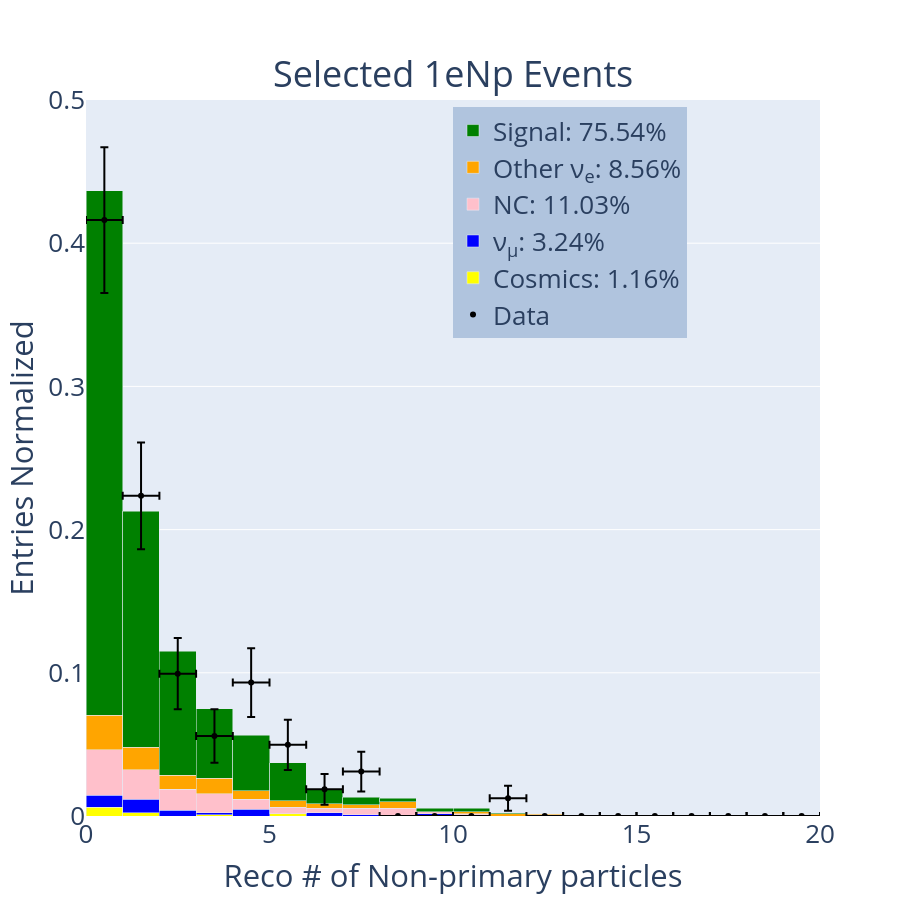
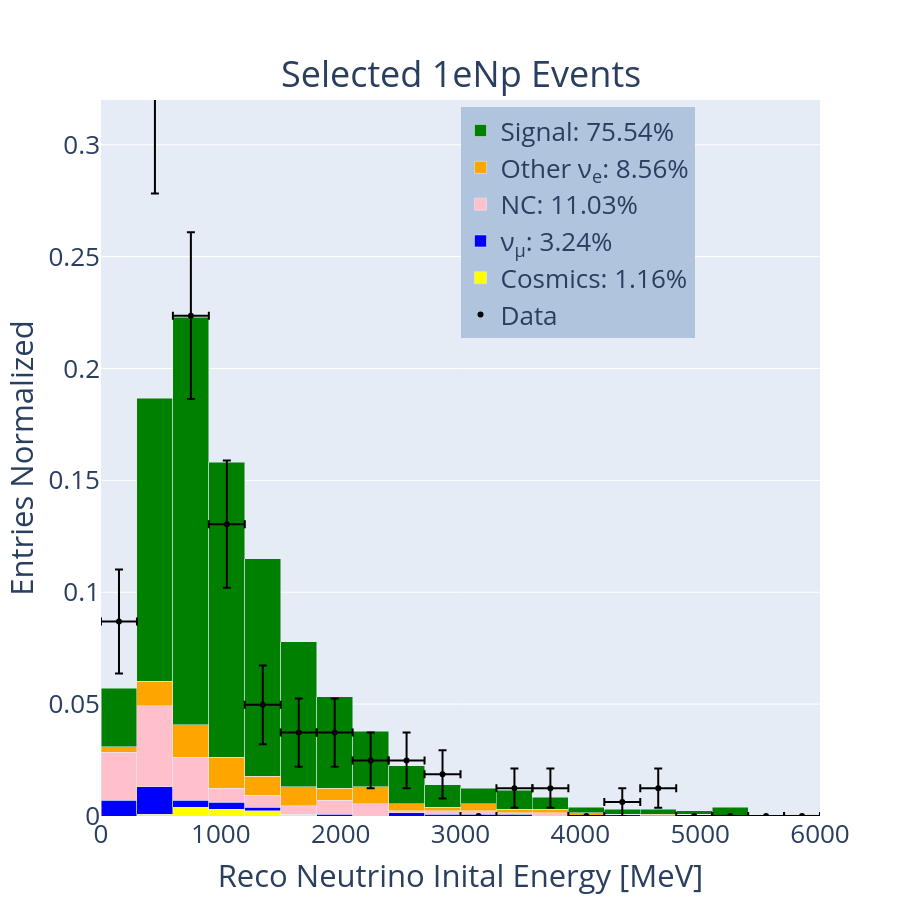
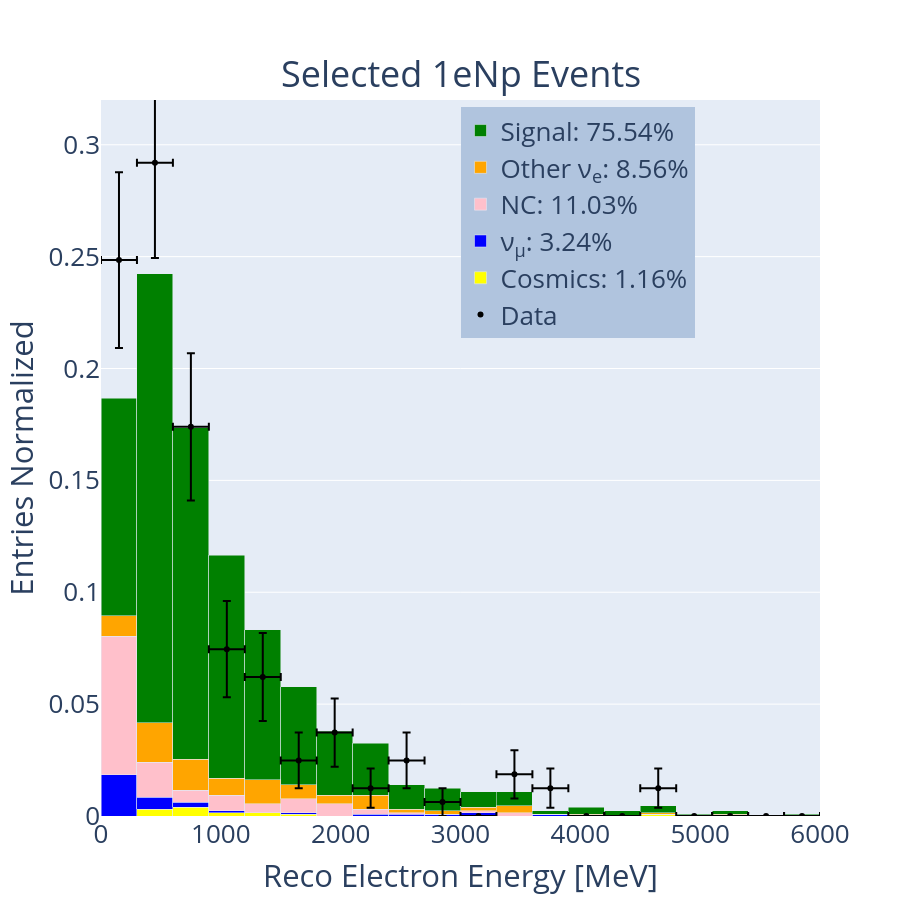
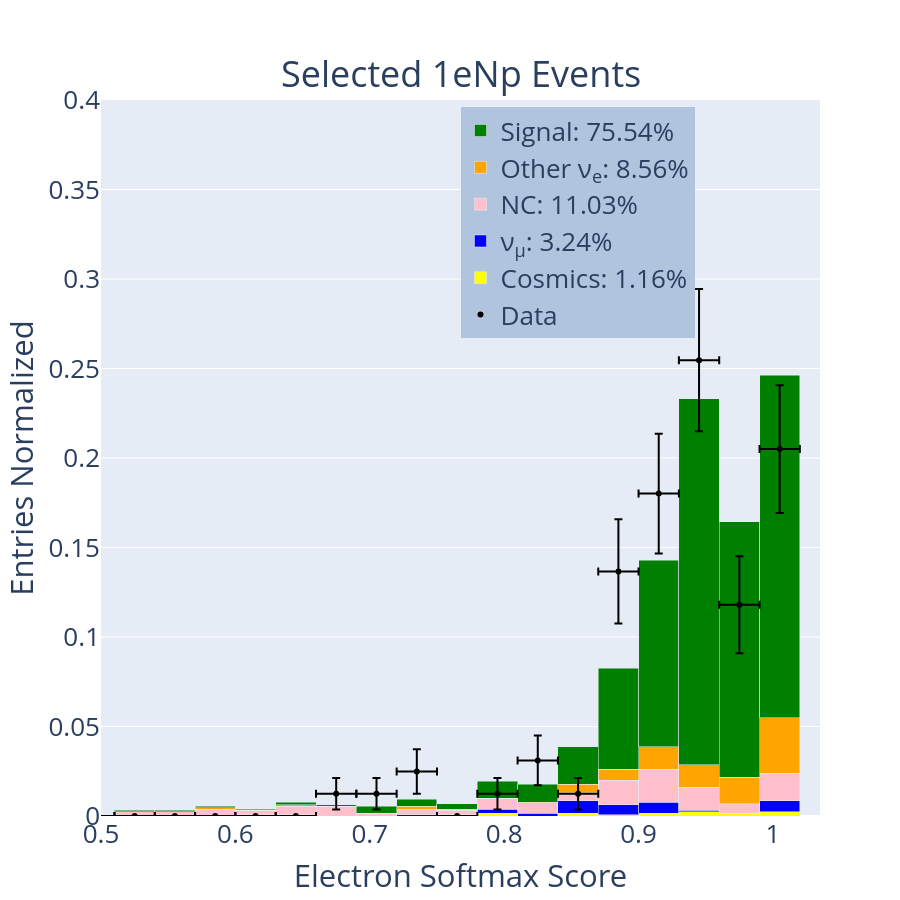

Write notebook code for charts like these, in order.
### Code cell
#hist_1d_norm('reco_nu_energy',[0,5000],250,'True Neutrino Inital Energy [MeV]','True 1e1p Events','1e1p')
hist_1d_norm('non_prim_num',[0,.5],[0,20],1,'Reco # of Non-primary particles','Selected 1eNp Events','1eNp')

hist_1d_norm('visible_energy_reco',[0,.32],[0,6000],300,'Reco Neutrino Inital Energy [MeV]','Selected 1eNp Events','1eNp')
hist_1d_norm('leading_electron_ke_reco',[0,.32],[0,6000],300,'Reco Electron Energy [MeV]','Selected 1eNp Events','1eNp')
hist_1d_norm('electron_softmax',[0,.4],[0.5,1.035],.03,'Electron Softmax Score','Selected 1eNp Events','1eNp')
hist_1d_norm('leading_proton_ke_reco',[0,.42],[0,800],50,'Reco Proton Energy [MeV]','Selected 1eNp Events','1eNp')
hist_1d_norm('proton_softmax',[0,.6],[0.4,1.0325],.035,'Proton Softmax Score','Selected 1eNp Events','1eNp')

#hist_1d_norm('reco_nu_energy',[0,5000],250,'True Neutrino Inital Energy [MeV]','True Nue Inclusive Events','Nue Inclusive')

### Figure 1 — Plotly figure (JSON) as saved in the notebook; plotly's stock layout.template omitted (floating-point values rounded to 4 significant figures)
{"data": [{"error_x": {"array": [0.5, 0.5, 0.5, 0.5, 0.5, 0.5, 0.5, 0.5, 0.5, 0.5, 0.5, 0.5, 0.5, 0.5, 0.5, 0.5, 0.5, 0.5, 0.5, 0.5], "type": "data"}, "error_y": {"array": [0.05084, 0.03727, 0.02484, 0.01863, 0.02406, 0.01757, 0.01076, 0.01389, null, null, null, 0.008784, null, null, null, null, null, null, null, null], "type": "data", "visible": true}, "marker": {"color": "black"}, "mode": "markers", "name": "Data", "type": "scatter", "x": [0.5, 1.5, 2.5, 3.5, 4.5, 5.5, 6.5, 7.5, 8.5, 9.5, 10.5, 11.5, 12.5, 13.5, 14.5, 15.5, 16.5, 17.5, 18.5, 19.5], "xaxis": "x", "y": [0.4161, 0.2236, 0.09938, 0.0559, 0.09317, 0.04969, 0.01863, 0.03106, 0, 0, 0, 0.01242, 0, 0, 0, 0, 0, 0, 0, 0], "yaxis": "y"}, {"marker": {"color": "yellow"}, "name": "Cosmics: 1.16%", "type": "bar", "width": [1, 1, 1, 1, 1, 1, 1, 1, 1, 1, 1, 1, 1, 1, 1, 1, 1, 1, 1, 1], "x": [0.5, 1.5, 2.5, 3.5, 4.5, 5.5, 6.5, 7.5, 8.5, 9.5, 10.5, 11.5, 12.5, 13.5, 14.5, 15.5, 16.5, 17.5, 18.5, 19.5], "xaxis": "x", "y": [0.006173, 0.002315, 0, 0.0007716, 0, 0.001543, 0, 0, 0, 0, 0.0007716, 0, 0, 0, 0, 0, 0, 0, 0, 0], "yaxis": "y"}, {"marker": {"color": "blue"}, "name": "ν<sub>μ</sub>: 3.24%", "type": "bar", "width": [1, 1, 1, 1, 1, 1, 1, 1, 1, 1, 1, 1, 1, 1, 1, 1, 1, 1, 1, 1], "x": [0.5, 1.5, 2.5, 3.5, 4.5, 5.5, 6.5, 7.5, 8.5, 9.5, 10.5, 11.5, 12.5, 13.5, 14.5, 15.5, 16.5, 17.5, 18.5, 19.5], "xaxis": "x", "y": [0.008488, 0.009259, 0.003858, 0.001543, 0.00463, 0, 0.002315, 0.0007716, 0, 0.001543, 0, 0, 0, 0, 0, 0, 0, 0, 0, 0], "yaxis": "y"}, {"marker": {"color": "pink"}, "name": "NC: 11.03%", "type": "bar", "width": [1, 1, 1, 1, 1, 1, 1, 1, 1, 1, 1, 1, 1, 1, 1, 1, 1, 1, 1, 1], "x": [0.5, 1.5, 2.5, 3.5, 4.5, 5.5, 6.5, 7.5, 8.5, 9.5, 10.5, 11.5, 12.5, 13.5, 14.5, 15.5, 16.5, 17.5, 18.5, 19.5], "xaxis": "x", "y": [0.03164, 0.02083, 0.01466, 0.01312, 0.006944, 0.00463, 0.003086, 0.00463, 0.005401, 0.001543, 0.0007716, 0, 0.0007716, 0.0007716, 0, 0, 0.0007716, 0, 0, 0.0007716], "yaxis": "y"}, {"marker": {"color": "orange"}, "name": "Other ν<sub>e</sub>: 8.56%", "type": "bar", "width": [1, 1, 1, 1, 1, 1, 1, 1, 1, 1, 1, 1, 1, 1, 1, 1, 1, 1, 1, 1], "x": [0.5, 1.5, 2.5, 3.5, 4.5, 5.5, 6.5, 7.5, 8.5, 9.5, 10.5, 11.5, 12.5, 13.5, 14.5, 15.5, 16.5, 17.5, 18.5, 19.5], "xaxis": "x", "y": [0.02392, 0.01543, 0.01003, 0.0108, 0.006173, 0.00463, 0.003086, 0.002315, 0.00463, 0, 0.001543, 0.001543, 0.0007716, 0, 0, 0.0007716, 0, 0, 0, 0], "yaxis": "y"}, {"marker": {"color": "green"}, "name": "Signal: 75.54%", "type": "bar", "width": [1, 1, 1, 1, 1, 1, 1, 1, 1, 1, 1, 1, 1, 1, 1, 1, 1, 1, 1, 1], "x": [0.5, 1.5, 2.5, 3.5, 4.5, 5.5, 6.5, 7.5, 8.5, 9.5, 10.5, 11.5, 12.5, 13.5, 14.5, 15.5, 16.5, 17.5, 18.5, 19.5], "xaxis": "x", "y": [0.3665, 0.1651, 0.08642, 0.04861, 0.03858, 0.02623, 0.01003, 0.005401, 0.002315, 0.002315, 0.002315, 0.0007716, 0, 0, 0.0007716, 0, 0, 0, 0, 0], "yaxis": "y"}], "layout": {"annotations": [{"font": {"size": 36}, "showarrow": false, "text": "Selected 1eNp Events", "x": 0.5, "xanchor": "center", "xref": "paper", "y": 1, "yanchor": "bottom", "yref": "paper"}], "barmode": "stack", "font": {"size": 26}, "height": 900, "legend": {"bgcolor": "LightSteelBlue", "bordercolor": "Black", "x": 0.5, "xanchor": "left", "y": 0.99, "yanchor": "top"}, "showlegend": true, "width": 900, "xaxis": {"anchor": "y", "domain": [0, 1], "range": [0, 20], "title": {"text": "Reco # of Non-primary particles"}}, "yaxis": {"anchor": "x", "domain": [0, 1], "range": [0, 0.5], "title": {"text": "Entries Normalized "}}}}

### Figure 2 — Plotly figure (JSON) as saved in the notebook; plotly's stock layout.template omitted (floating-point values rounded to 4 significant figures)
{"data": [{"error_x": {"array": [150, 150, 150, 150, 150, 150, 150, 150, 150, 150, 150, 150, 150, 150, 150, 150, 150, 150, 150, 150], "type": "data"}, "error_y": {"array": [0.02324, 0.04479, 0.03727, 0.02846, 0.01757, 0.01521, 0.01521, 0.01242, 0.01242, 0.01076, null, 0.008784, 0.008784, null, 0.006211, 0.008784, null, null, null, null], "type": "data", "visible": true}, "marker": {"color": "black"}, "mode": "markers", "name": "Data", "type": "scatter", "x": [150, 450, 750, 1050, 1350, 1650, 1950, 2250, 2550, 2850, 3150, 3450, 3750, 4050, 4350, 4650, 4950, 5250, 5550, 5850], "xaxis": "x", "y": [0.08696, 0.323, 0.2236, 0.1304, 0.04969, 0.03727, 0.03727, 0.02484, 0.02484, 0.01863, 0, 0.01242, 0.01242, 0, 0.006211, 0.01242, 0, 0, 0, 0], "yaxis": "y"}, {"marker": {"color": "yellow"}, "name": "Cosmics: 1.16%", "type": "bar", "width": [300, 300, 300, 300, 300, 300, 300, 300, 300, 300, 300, 300, 300, 300, 300, 300, 300, 300, 300, 300], "x": [150, 450, 750, 1050, 1350, 1650, 1950, 2250, 2550, 2850, 3150, 3450, 3750, 4050, 4350, 4650, 4950, 5250, 5550, 5850], "xaxis": "x", "y": [0, 0.0007716, 0.003858, 0.003086, 0.002315, 0.0007716, 0, 0, 0, 0, 0, 0, 0, 0, 0, 0, 0.0007716, 0, 0, 0], "yaxis": "y"}, {"marker": {"color": "blue"}, "name": "ν<sub>μ</sub>: 3.24%", "type": "bar", "width": [300, 300, 300, 300, 300, 300, 300, 300, 300, 300, 300, 300, 300, 300, 300, 300, 300, 300, 300, 300], "x": [150, 450, 750, 1050, 1350, 1650, 1950, 2250, 2550, 2850, 3150, 3450, 3750, 4050, 4350, 4650, 4950, 5250, 5550, 5850], "xaxis": "x", "y": [0.006944, 0.01235, 0.003086, 0.003086, 0.001543, 0, 0.0007716, 0, 0.001543, 0.0007716, 0.0007716, 0.0007716, 0, 0, 0.0007716, 0, 0, 0, 0, 0], "yaxis": "y"}, {"marker": {"color": "pink"}, "name": "NC: 11.03%", "type": "bar", "width": [300, 300, 300, 300, 300, 300, 300, 300, 300, 300, 300, 300, 300, 300, 300, 300, 300, 300, 300, 300], "x": [150, 450, 750, 1050, 1350, 1650, 1950, 2250, 2550, 2850, 3150, 3450, 3750, 4050, 4350, 4650, 4950, 5250, 5550, 5850], "xaxis": "x", "y": [0.0216, 0.03627, 0.01929, 0.006173, 0.005401, 0.003858, 0.006173, 0.005401, 0.0007716, 0.001543, 0.001543, 0.0007716, 0.001543, 0, 0, 0, 0, 0, 0, 0], "yaxis": "y"}, {"marker": {"color": "orange"}, "name": "Other ν<sub>e</sub>: 8.56%", "type": "bar", "width": [300, 300, 300, 300, 300, 300, 300, 300, 300, 300, 300, 300, 300, 300, 300, 300, 300, 300, 300, 300], "x": [150, 450, 750, 1050, 1350, 1650, 1950, 2250, 2550, 2850, 3150, 3450, 3750, 4050, 4350, 4650, 4950, 5250, 5550, 5850], "xaxis": "x", "y": [0.002315, 0.0108, 0.01466, 0.01389, 0.008488, 0.008488, 0.005401, 0.007716, 0.003086, 0.001543, 0.003086, 0.001543, 0.001543, 0.001543, 0, 0.0007716, 0, 0, 0, 0.0007716], "yaxis": "y"}, {"marker": {"color": "green"}, "name": "Signal: 75.54%", "type": "bar", "width": [300, 300, 300, 300, 300, 300, 300, 300, 300, 300, 300, 300, 300, 300, 300, 300, 300, 300, 300, 300], "x": [150, 450, 750, 1050, 1350, 1650, 1950, 2250, 2550, 2850, 3150, 3450, 3750, 4050, 4350, 4650, 4950, 5250, 5550, 5850], "xaxis": "x", "y": [0.02623, 0.1265, 0.1821, 0.1319, 0.09722, 0.06481, 0.0409, 0.02469, 0.01698, 0.01003, 0.006944, 0.008488, 0.005401, 0.002315, 0.002315, 0.002315, 0.001543, 0.003858, 0, 0], "yaxis": "y"}], "layout": {"annotations": [{"font": {"size": 36}, "showarrow": false, "text": "Selected 1eNp Events", "x": 0.5, "xanchor": "center", "xref": "paper", "y": 1, "yanchor": "bottom", "yref": "paper"}], "barmode": "stack", "font": {"size": 26}, "height": 900, "legend": {"bgcolor": "LightSteelBlue", "bordercolor": "Black", "x": 0.5, "xanchor": "left", "y": 0.99, "yanchor": "top"}, "showlegend": true, "width": 900, "xaxis": {"anchor": "y", "domain": [0, 1], "range": [0, 6000], "title": {"text": "Reco Neutrino Inital Energy [MeV]"}}, "yaxis": {"anchor": "x", "domain": [0, 1], "range": [0, 0.32], "title": {"text": "Entries Normalized "}}}}

### Figure 3 — Plotly figure (JSON) as saved in the notebook; plotly's stock layout.template omitted (floating-point values rounded to 4 significant figures)
{"data": [{"error_x": {"array": [150, 150, 150, 150, 150, 150, 150, 150, 150, 150, 150, 150, 150, 150, 150, 150, 150, 150, 150, 150], "type": "data"}, "error_y": {"array": [0.03928, 0.04258, 0.03287, 0.02152, 0.01964, 0.01242, 0.01521, 0.008784, 0.01242, 0.006211, null, 0.01076, 0.008784, null, null, 0.008784, null, null, null, null], "type": "data", "visible": true}, "marker": {"color": "black"}, "mode": "markers", "name": "Data", "type": "scatter", "x": [150, 450, 750, 1050, 1350, 1650, 1950, 2250, 2550, 2850, 3150, 3450, 3750, 4050, 4350, 4650, 4950, 5250, 5550, 5850], "xaxis": "x", "y": [0.2484, 0.2919, 0.1739, 0.07453, 0.06211, 0.02484, 0.03727, 0.01242, 0.02484, 0.006211, 0, 0.01863, 0.01242, 0, 0, 0.01242, 0, 0, 0, 0], "yaxis": "y"}, {"marker": {"color": "yellow"}, "name": "Cosmics: 1.16%", "type": "bar", "width": [300, 300, 300, 300, 300, 300, 300, 300, 300, 300, 300, 300, 300, 300, 300, 300, 300, 300, 300, 300], "x": [150, 450, 750, 1050, 1350, 1650, 1950, 2250, 2550, 2850, 3150, 3450, 3750, 4050, 4350, 4650, 4950, 5250, 5550, 5850], "xaxis": "x", "y": [0, 0.003086, 0.003858, 0.001543, 0.001543, 0.0007716, 0, 0, 0, 0, 0, 0, 0, 0, 0, 0.0007716, 0, 0, 0, 0], "yaxis": "y"}, {"marker": {"color": "blue"}, "name": "ν<sub>μ</sub>: 3.24%", "type": "bar", "width": [300, 300, 300, 300, 300, 300, 300, 300, 300, 300, 300, 300, 300, 300, 300, 300, 300, 300, 300, 300], "x": [150, 450, 750, 1050, 1350, 1650, 1950, 2250, 2550, 2850, 3150, 3450, 3750, 4050, 4350, 4650, 4950, 5250, 5550, 5850], "xaxis": "x", "y": [0.01852, 0.005401, 0.002315, 0.0007716, 0, 0.0007716, 0, 0.0007716, 0.0007716, 0.0007716, 0.001543, 0, 0.0007716, 0, 0, 0, 0, 0, 0, 0], "yaxis": "y"}, {"marker": {"color": "pink"}, "name": "NC: 11.03%", "type": "bar", "width": [300, 300, 300, 300, 300, 300, 300, 300, 300, 300, 300, 300, 300, 300, 300, 300, 300, 300, 300, 300], "x": [150, 450, 750, 1050, 1350, 1650, 1950, 2250, 2550, 2850, 3150, 3450, 3750, 4050, 4350, 4650, 4950, 5250, 5550, 5850], "xaxis": "x", "y": [0.06173, 0.01543, 0.005401, 0.006944, 0.003858, 0.006173, 0.005401, 0.002315, 0.0007716, 0, 0.0007716, 0.001543, 0, 0, 0, 0, 0, 0, 0, 0], "yaxis": "y"}, {"marker": {"color": "orange"}, "name": "Other ν<sub>e</sub>: 8.56%", "type": "bar", "width": [300, 300, 300, 300, 300, 300, 300, 300, 300, 300, 300, 300, 300, 300, 300, 300, 300, 300, 300, 300], "x": [150, 450, 750, 1050, 1350, 1650, 1950, 2250, 2550, 2850, 3150, 3450, 3750, 4050, 4350, 4650, 4950, 5250, 5550, 5850], "xaxis": "x", "y": [0.009259, 0.01775, 0.01389, 0.007716, 0.0108, 0.006173, 0.003858, 0.006173, 0.001543, 0.001543, 0.001543, 0.003086, 0, 0.0007716, 0, 0.0007716, 0, 0.0007716, 0, 0], "yaxis": "y"}, {"marker": {"color": "green"}, "name": "Signal: 75.54%", "type": "bar", "width": [300, 300, 300, 300, 300, 300, 300, 300, 300, 300, 300, 300, 300, 300, 300, 300, 300, 300, 300, 300], "x": [150, 450, 750, 1050, 1350, 1650, 1950, 2250, 2550, 2850, 3150, 3450, 3750, 4050, 4350, 4650, 4950, 5250, 5550, 5850], "xaxis": "x", "y": [0.09722, 0.2006, 0.1481, 0.09954, 0.06713, 0.04398, 0.02855, 0.02315, 0.0108, 0.01003, 0.006944, 0.006173, 0.001543, 0.003086, 0.002315, 0.003086, 0.0007716, 0.001543, 0, 0.0007716], "yaxis": "y"}], "layout": {"annotations": [{"font": {"size": 36}, "showarrow": false, "text": "Selected 1eNp Events", "x": 0.5, "xanchor": "center", "xref": "paper", "y": 1, "yanchor": "bottom", "yref": "paper"}], "barmode": "stack", "font": {"size": 26}, "height": 900, "legend": {"bgcolor": "LightSteelBlue", "bordercolor": "Black", "x": 0.5, "xanchor": "left", "y": 0.99, "yanchor": "top"}, "showlegend": true, "width": 900, "xaxis": {"anchor": "y", "domain": [0, 1], "range": [0, 6000], "title": {"text": "Reco Electron Energy [MeV]"}}, "yaxis": {"anchor": "x", "domain": [0, 1], "range": [0, 0.32], "title": {"text": "Entries Normalized "}}}}

### Figure 4 — Plotly figure (JSON) as saved in the notebook; plotly's stock layout.template omitted (floating-point values rounded to 4 significant figures)
{"data": [{"error_x": {"array": [0.015, 0.015, 0.015, 0.015, 0.015, 0.015, 0.015, 0.015, 0.015, 0.015, 0.015, 0.015, 0.015, 0.015, 0.015, 0.015, 0.015, 0.015, 0.015, 0.015, 0.015, 0.015, 0.015, 0.015, 0.015, 0.015, 0.015, 0.015, 0.015, 0.015, 0.015, 0.015, 0.015, 0.015], "type": "data"}, "error_y": {"array": [null, null, null, null, null, null, null, null, null, null, null, null, null, null, null, null, null, null, null, null, null, null, 0.008784, 0.008784, 0.01242, null, 0.008784, 0.01389, 0.008784, 0.02913, 0.03345, 0.03977, 0.02707, 0.03568], "type": "data", "visible": true}, "marker": {"color": "black"}, "mode": "markers", "name": "Data", "type": "scatter", "x": [0.015, 0.045, 0.075, 0.105, 0.135, 0.165, 0.195, 0.225, 0.255, 0.285, 0.315, 0.345, 0.375, 0.405, 0.435, 0.465, 0.495, 0.525, 0.555, 0.585, 0.615, 0.645, 0.675, 0.705, 0.735, 0.765, 0.795, 0.825, 0.855, 0.885, 0.915, 0.945, 0.975, 1.005], "xaxis": "x", "y": [0, 0, 0, 0, 0, 0, 0, 0, 0, 0, 0, 0, 0, 0, 0, 0, 0, 0, 0, 0, 0, 0, 0.01242, 0.01242, 0.02484, 0, 0.01242, 0.03106, 0.01242, 0.1366, 0.1801, 0.2547, 0.118, 0.205], "yaxis": "y"}, {"marker": {"color": "yellow"}, "name": "Cosmics: 1.16%", "type": "bar", "width": [0.03, 0.03, 0.03, 0.03, 0.03, 0.03, 0.03, 0.03, 0.03, 0.03, 0.03, 0.03, 0.03, 0.03, 0.03, 0.03, 0.03, 0.03, 0.03, 0.03, 0.03, 0.03, 0.03, 0.03, 0.03, 0.03, 0.03, 0.03, 0.03, 0.03, 0.03, 0.03, 0.03, 0.03], "x": [0.015, 0.045, 0.075, 0.105, 0.135, 0.165, 0.195, 0.225, 0.255, 0.285, 0.315, 0.345, 0.375, 0.405, 0.435, 0.465, 0.495, 0.525, 0.555, 0.585, 0.615, 0.645, 0.675, 0.705, 0.735, 0.765, 0.795, 0.825, 0.855, 0.885, 0.915, 0.945, 0.975, 1.005], "xaxis": "x", "y": [0, 0, 0, 0, 0, 0, 0, 0, 0, 0, 0, 0, 0, 0, 0, 0, 0, 0, 0, 0, 0, 0, 0, 0, 0, 0, 0.001543, 0, 0.001543, 0.0007716, 0.001543, 0.002315, 0.001543, 0.002315], "yaxis": "y"}, {"marker": {"color": "blue"}, "name": "ν<sub>μ</sub>: 3.24%", "type": "bar", "width": [0.03, 0.03, 0.03, 0.03, 0.03, 0.03, 0.03, 0.03, 0.03, 0.03, 0.03, 0.03, 0.03, 0.03, 0.03, 0.03, 0.03, 0.03, 0.03, 0.03, 0.03, 0.03, 0.03, 0.03, 0.03, 0.03, 0.03, 0.03, 0.03, 0.03, 0.03, 0.03, 0.03, 0.03], "x": [0.015, 0.045, 0.075, 0.105, 0.135, 0.165, 0.195, 0.225, 0.255, 0.285, 0.315, 0.345, 0.375, 0.405, 0.435, 0.465, 0.495, 0.525, 0.555, 0.585, 0.615, 0.645, 0.675, 0.705, 0.735, 0.765, 0.795, 0.825, 0.855, 0.885, 0.915, 0.945, 0.975, 1.005], "xaxis": "x", "y": [0, 0, 0, 0, 0, 0, 0, 0, 0, 0, 0, 0, 0, 0, 0, 0, 0, 0, 0, 0, 0.0007716, 0.0007716, 0, 0, 0.0007716, 0.0007716, 0.002315, 0.001543, 0.006944, 0.005401, 0.006173, 0.0007716, 0, 0.006173], "yaxis": "y"}, {"marker": {"color": "pink"}, "name": "NC: 11.03%", "type": "bar", "width": [0.03, 0.03, 0.03, 0.03, 0.03, 0.03, 0.03, 0.03, 0.03, 0.03, 0.03, 0.03, 0.03, 0.03, 0.03, 0.03, 0.03, 0.03, 0.03, 0.03, 0.03, 0.03, 0.03, 0.03, 0.03, 0.03, 0.03, 0.03, 0.03, 0.03, 0.03, 0.03, 0.03, 0.03], "x": [0.015, 0.045, 0.075, 0.105, 0.135, 0.165, 0.195, 0.225, 0.255, 0.285, 0.315, 0.345, 0.375, 0.405, 0.435, 0.465, 0.495, 0.525, 0.555, 0.585, 0.615, 0.645, 0.675, 0.705, 0.735, 0.765, 0.795, 0.825, 0.855, 0.885, 0.915, 0.945, 0.975, 1.005], "xaxis": "x", "y": [0, 0, 0, 0, 0, 0, 0, 0, 0, 0, 0, 0, 0, 0, 0, 0, 0, 0.002315, 0.002315, 0.003858, 0.002315, 0.00463, 0.005401, 0.001543, 0.003086, 0.002315, 0.006173, 0.005401, 0.00463, 0.01389, 0.01852, 0.01312, 0.005401, 0.01543], "yaxis": "y"}, {"marker": {"color": "orange"}, "name": "Other ν<sub>e</sub>: 8.56%", "type": "bar", "width": [0.03, 0.03, 0.03, 0.03, 0.03, 0.03, 0.03, 0.03, 0.03, 0.03, 0.03, 0.03, 0.03, 0.03, 0.03, 0.03, 0.03, 0.03, 0.03, 0.03, 0.03, 0.03, 0.03, 0.03, 0.03, 0.03, 0.03, 0.03, 0.03, 0.03, 0.03, 0.03, 0.03, 0.03], "x": [0.015, 0.045, 0.075, 0.105, 0.135, 0.165, 0.195, 0.225, 0.255, 0.285, 0.315, 0.345, 0.375, 0.405, 0.435, 0.465, 0.495, 0.525, 0.555, 0.585, 0.615, 0.645, 0.675, 0.705, 0.735, 0.765, 0.795, 0.825, 0.855, 0.885, 0.915, 0.945, 0.975, 1.005], "xaxis": "x", "y": [0, 0, 0, 0, 0, 0, 0, 0, 0, 0, 0, 0, 0, 0, 0, 0, 0, 0, 0, 0.0007716, 0, 0.0007716, 0, 0, 0.001543, 0.0007716, 0, 0.0007716, 0.00463, 0.006173, 0.01235, 0.01235, 0.01466, 0.03086], "yaxis": "y"}, {"marker": {"color": "green"}, "name": "Signal: 75.54%", "type": "bar", "width": [0.03, 0.03, 0.03, 0.03, 0.03, 0.03, 0.03, 0.03, 0.03, 0.03, 0.03, 0.03, 0.03, 0.03, 0.03, 0.03, 0.03, 0.03, 0.03, 0.03, 0.03, 0.03, 0.03, 0.03, 0.03, 0.03, 0.03, 0.03, 0.03, 0.03, 0.03, 0.03, 0.03, 0.03], "x": [0.015, 0.045, 0.075, 0.105, 0.135, 0.165, 0.195, 0.225, 0.255, 0.285, 0.315, 0.345, 0.375, 0.405, 0.435, 0.465, 0.495, 0.525, 0.555, 0.585, 0.615, 0.645, 0.675, 0.705, 0.735, 0.765, 0.795, 0.825, 0.855, 0.885, 0.915, 0.945, 0.975, 1.005], "xaxis": "x", "y": [0, 0, 0, 0, 0, 0, 0, 0, 0, 0, 0, 0, 0, 0, 0, 0, 0, 0.0007716, 0.0007716, 0.0007716, 0.0007716, 0.001543, 0.0007716, 0.003858, 0.003858, 0.003086, 0.009259, 0.01003, 0.02083, 0.05633, 0.1042, 0.2045, 0.1427, 0.1914], "yaxis": "y"}], "layout": {"annotations": [{"font": {"size": 36}, "showarrow": false, "text": "Selected 1eNp Events", "x": 0.5, "xanchor": "center", "xref": "paper", "y": 1, "yanchor": "bottom", "yref": "paper"}], "barmode": "stack", "font": {"size": 26}, "height": 900, "legend": {"bgcolor": "LightSteelBlue", "bordercolor": "Black", "x": 0.5, "xanchor": "left", "y": 0.99, "yanchor": "top"}, "showlegend": true, "width": 900, "xaxis": {"anchor": "y", "domain": [0, 1], "range": [0.5, 1.035], "title": {"text": "Electron Softmax Score"}}, "yaxis": {"anchor": "x", "domain": [0, 1], "range": [0, 0.4], "title": {"text": "Entries Normalized "}}}}
